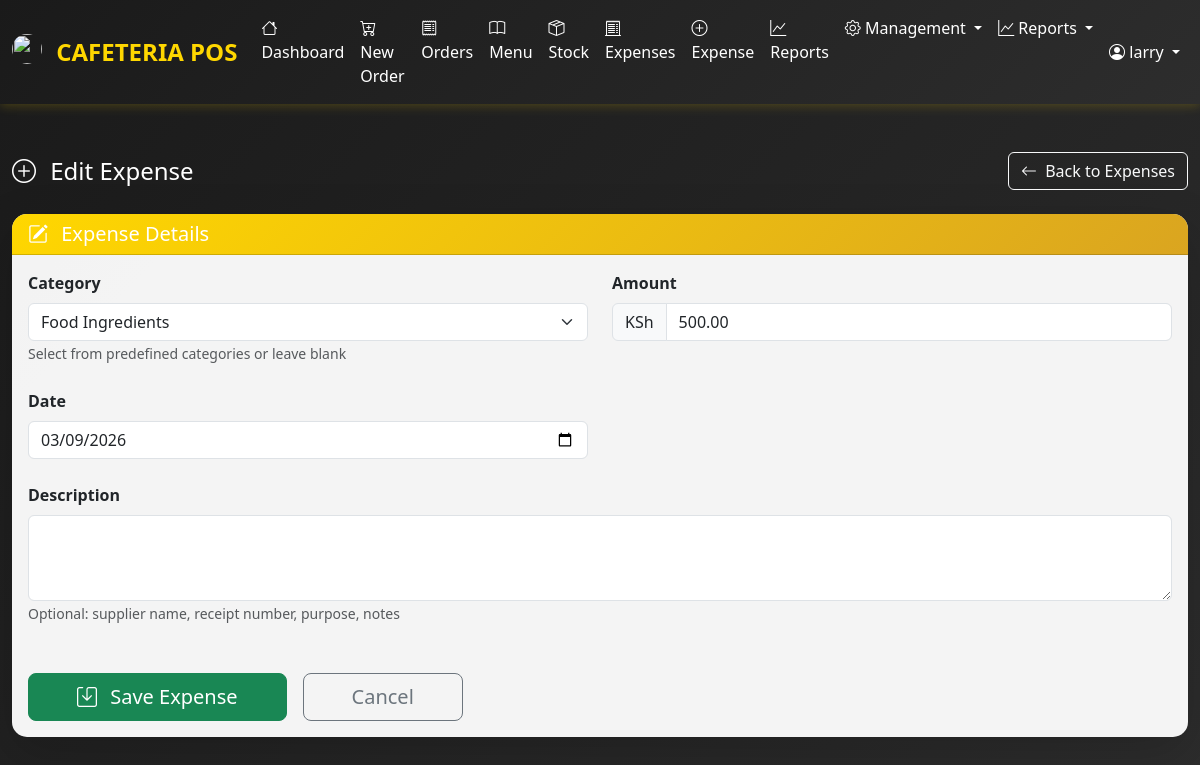
Page /expenses/1/edit/ (signed in) on the committed database.
### accounts/models.py (models this page shows, shortened)
class User(AbstractUser):
    ROLE_CHOICES = [
        ('SUPERADMIN', 'Super Admin'),
        ('WAITER', 'Waiter'),
        ('CASHIER', 'Cashier'),
    ]
    role = models.CharField(max_length=20, choices=ROLE_CHOICES, default='WAITER')
    phone_number = models.CharField(max_length=15, blank=True, null=True)
    is_active = models.BooleanField(default=True)
    created_at = models.DateTimeField(auto_now_add=True)
    updated_at = models.DateTimeField(auto_now=True)
    class Meta:
        ordering = ['-date_joined']
    @property
    def is_superadmin(self):
        return self.role == 'SUPERADMIN'
    def get_full_name(self):
        if self.first_name and self.last_name:
            return f"{self.first_name} {self.last_name}"
        return self.username

### expenses/models.py (models this page shows, shortened)
class Expense(models.Model):
    category = models.ForeignKey(
        ExpenseCategory,
        on_delete=models.PROTECT,
        null=True,
        blank=True,
        help_text="Select a predefined category or leave blank for custom"
    )
    custom_category = models.CharField(
        max_length=150,
        blank=True,
        help_text="Use this if the expense doesn't fit any category above"
    )
    amount = models.DecimalField(max_digits=12, decimal_places=2)
    date = models.DateField(default=timezone.now)
    description = models.TextField(blank=True, null=True)
    paid_by = models.ForeignKey(
        settings.AUTH_USER_MODEL,
        on_delete=models.SET_NULL,
        null=True,
        blank=True,
        related_name='expenses_paid'
    )
    created_at = models.DateTimeField(auto_now_add=True)
    updated_at = models.DateTimeField(auto_now=True)
    class Meta:
        ordering = ['-date', '-created_at']
        verbose_name_plural = "Expenses"

### expenses/views.py (the view)
# urls.py: path('<int:pk>/edit/', views.expense_edit, name='expense_edit'),
@login_required
@user_passes_test(can_manage_expenses)
def expense_edit(request, pk):
    expense = get_object_or_404(Expense, pk=pk)
    if request.method == 'POST':
        form = ExpenseForm(request.POST, instance=expense)
        if form.is_valid():
            form.save()
            messages.success(request, "Expense updated.")
            return redirect('expenses:expense_list')
    else:
        form = ExpenseForm(instance=expense)
    return render(request, 'expenses/expense_form.html', {
        'form': form,
        'title': 'Edit Expense',
    })

### expenses/forms.py (shortened to what this page needs)
class ExpenseForm(forms.ModelForm):
    class Meta:
        model = Expense
        fields = ['category', 'custom_category', 'amount', 'date', 'description']
        widgets = {
            'date': forms.DateInput(attrs={'type': 'date', 'class': 'form-control'}),
            'amount': forms.NumberInput(attrs={'class': 'form-control', 'step': '0.01'}),
            'description': forms.Textarea(attrs={'class': 'form-control', 'rows': 3}),
            'category': forms.Select(attrs={'class': 'form-select'}),
            'custom_category': forms.TextInput(attrs={'class': 'form-control'}),
        }

### accounts/permissions.py (called while the page is built)
def can_manage_expenses(user):
    return user.is_authenticated and user.role in ('SUPERADMIN', 'CASHIER', 'WAITER')

### expenses/models.py (called while the page is built)
    def __str__(self):
        return self.name

### templates/expenses/expense_form.html (shortened to what this page needs)
{% extends 'base.html' %}
{% block content %}
<div class="container-fluid py-4">
    <div class="d-flex justify-content-between align-items-center mb-4">
        <h4 class="text-white mb-0">
            <i class="bi bi-plus-circle me-2"></i> {{ title }}
        </h4>
        <a href="{% url 'expenses:expense_list' %}" class="btn btn-outline-light">
            <i class="bi bi-arrow-left me-1"></i> Back to Expenses
        </a>
    </div>
    <div class="card shadow-lg border-0">
        <div class="card-header bg-dark text-white">
            <h5 class="mb-0"><i class="bi bi-pencil-square me-2"></i> Expense Details</h5>
        </div>
        <div class="card-body">
            <form method="post" class="needs-validation" novalidate>
                <div class="row g-4">
                    <div class="col-md-6">
                        <label class="form-label fw-semibold text-dark">{{ form.category.label }}</label>
                        {{ form.category }}
                        <small class="form-text text-muted">Select from predefined categories or leave blank</small>
                    </div>
                    <div class="col-md-6">
                        <label class="form-label fw-semibold text-dark">{{ form.amount.label }}</label>
                        <div class="input-group">
                            <span class="input-group-text">KSh</span>
                            {{ form.amount }}
                        </div>
                    </div>
                    <div class="col-md-6">
                        <label class="form-label fw-semibold text-dark">{{ form.date.label }}</label>
                        {{ form.date }}
                    </div>
                    <div class="col-12">
                        <label class="form-label fw-semibold text-dark">{{ form.description.label }}</label>
                        {{ form.description }}
                        <small class="form-text text-muted">Optional: supplier name, receipt number, purpose, notes</small>
                    </div>
                </div>
                <div class="mt-5 d-flex gap-3">
                    <button type="submit" class="btn btn-success btn-lg px-5">
                        <i class="bi bi-save me-2"></i> Save Expense
                    </button>
                    <a href="{% url 'expenses:expense_list' %}" class="btn btn-outline-secondary btn-lg px-5">
                        Cancel
                    </a>
                </div>
            </form>
        </div>
    </div>
</div>
{% endblock %}

### templates/base.html (shortened to what this page needs)
{% load static %}
<!DOCTYPE html>
<html lang="en">
<head>
    <link href="https://cdn.jsdelivr.net/npm/bootstrap@5.3.2/dist/css/bootstrap.min.css" rel="stylesheet">
    <link rel="stylesheet" href="https://cdn.jsdelivr.net/npm/bootstrap-icons@1.11.1/font/bootstrap-icons.css">
</head>
<body>
    {% if user.is_authenticated %}
    <nav class="navbar navbar-expand-lg navbar-dark mb-4">
        <div class="container-fluid">
            <a class="navbar-brand" href="{% url 'dashboard:home' %}">
                <img src="{% static 'images/favicon.png' %}" width="30" height="30" class="d-inline-block align-top me-2 rounded-circle" alt="">
                CAFETERIA POS
            </a>
            <div class="collapse navbar-collapse" id="navbarNav">
                <ul class="navbar-nav me-auto">
                    <li class="nav-item">
                        <a class="nav-link" href="{% url 'dashboard:home' %}">
                            <i class="bi bi-house"></i> Dashboard
                        </a>
                    </li>
                    <li class="nav-item">
                        <a class="nav-link" href="{% url 'orders:create_order' %}">
                            <i class="bi bi-cart-plus"></i> New Order
                        </a>
                    </li>
                    <li class="nav-item position-relative">
                        <a class="nav-link" href="{% url 'orders:order_list' %}">
                            <i class="bi bi-receipt"></i> Orders
                        </a>
                    </li>
                    <li class="nav-item">
                        <a class="nav-link" href="{% url 'menu:menuitem_list' %}">
                            <i class="bi bi-book"></i> Menu
                        </a>
                    </li>
                    {% if user.role in 'SUPERADMIN WAITER CASHIER' %}
                    <li class="nav-item">
                        <a class="nav-link" href="{% url 'inventory:stock_list' %}">
                            <i class="bi bi-box-seam"></i> Stock
                        </a>
                    </li>
                    <li class="nav-item">
                        <a class="nav-link" href="{% url 'expenses:expense_list' %}">
                            <i class="bi bi-receipt-cutoff"></i> Expenses
                        </a>
                    </li>
                    {% endif %}
                    {% if perms.can_manage_expenses or user.role in 'SUPERADMIN CASHIER WAITER' %}
                    <li class="nav-item">
                        <a class="nav-link" href="{% url 'expenses:expense_add' %}">
                            <i class="bi bi-plus-circle"></i> Expense
                        </a>
                    </li>
                    {% endif %}
                    {% if user.role == 'SUPERADMIN' %}
                    <li class="nav-item">
                        <a class="nav-link" href="{% url 'reports:sales_report' %}">
                            <i class="bi bi-graph-up"></i> Reports
                        </a>
                    </li>
                    {% elif user.role in 'CASHIER WAITER' %}
                    <li class="nav-item">
                        <a class="nav-link" href="{% url 'reports:today_summary' %}">
                            <i class="bi bi-list-check"></i> Today's Summary
                        </a>
                    </li>
                    {% endif %}
                    {% if user.is_superadmin %}
                    <li class="nav-item dropdown">
                        <a class="nav-link dropdown-toggle" href="#" role="button" data-bs-toggle="dropdown">
                            <i class="bi bi-gear"></i> Management
                        </a>
                    </li>
                    <li class="nav-item dropdown">
                        <a class="nav-link dropdown-toggle" href="#" role="button" data-bs-toggle="dropdown">
                            <i class="bi bi-graph-up"></i> Reports
                        </a>
                    </li>
                    {% endif %}
                </ul>
                <ul class="navbar-nav">
                    <li class="nav-item dropdown">
                        <a class="nav-link dropdown-toggle" href="#" role="button" data-bs-toggle="dropdown">
                            <i class="bi bi-person-circle"></i> {{ user.get_full_name }}
                        </a>
                    </li>
                </ul>
            </div>
        </div>
    </nav>
    {% endif %}
    <main>
        {% block content %}{% endblock %}
    </main>
</body>
</html>

### templates/base.html (style rules this page uses)
:root { --gold: #FFD700; --gold-dark: #DAA520; --gold-light: #FFF8DC; --dark: #1a1a1a; --gray: #6c757d; }
body { font-family: 'Segoe UI', Tahoma, Geneva, Verdana, sans-serif; background: linear-gradient(135deg, #1a1a1a 0%, #2d2d2d 100%); min-height: 100vh; }
.navbar { background: linear-gradient(135deg, var(--dark) 0%, #2d2d2d 100%); box-shadow: 0 2px 10px rgba(255, 215, 0, 0.2); }
.navbar-brand { color: var(--gold) !important; font-weight: bold; font-size: 1.5rem; }
.nav-link { color: #fff !important; transition: all 0.3s; }
.card { background: rgba(255, 255, 255, 0.95); border: none; border-radius: 15px; box-shadow: 0 5px 15px rgba(0, 0, 0, 0.2); transition: all 0.3s; }
.card-header { background: linear-gradient(135deg, var(--gold) 0%, var(--gold-dark) 100%); color: var(--dark); font-weight: bold; border-radius: 15px 15px 0 0 !important; }

### rows in the picture
User: get_full_name "larry"
Expense: category "Food Ingredients", amount "500.00", date "03/09/2026"

### other values in the picture
{{ title }} "Edit Expense"
